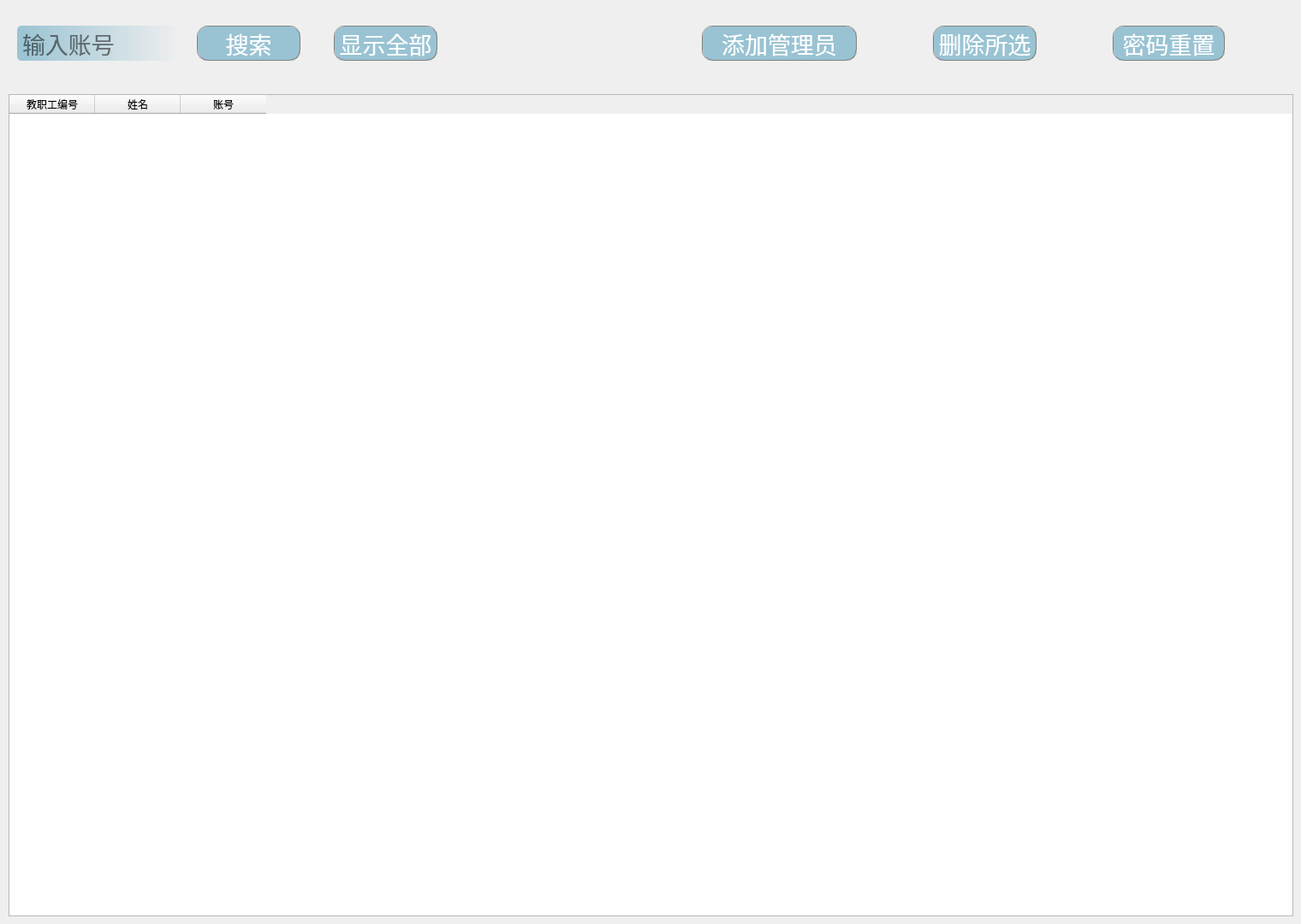
<?xml version="1.0" encoding="UTF-8"?>
<ui version="4.0">
 <class>AdminM</class>
 <widget class="QWidget" name="AdminM">
  <property name="geometry">
   <rect>
    <x>0</x>
    <y>0</y>
    <width>1520</width>
    <height>1080</height>
   </rect>
  </property>
  <property name="windowTitle">
   <string>Form</string>
  </property>
  <widget class="QTableWidget" name="tableWidget">
   <property name="geometry">
    <rect>
     <x>10</x>
     <y>110</y>
     <width>1501</width>
     <height>961</height>
    </rect>
   </property>
   <property name="contextMenuPolicy">
    <enum>Qt::DefaultContextMenu</enum>
   </property>
   <column>
    <property name="text">
     <string>教职工编号</string>
    </property>
   </column>
   <column>
    <property name="text">
     <string>姓名</string>
    </property>
   </column>
   <column>
    <property name="text">
     <string>账号</string>
    </property>
   </column>
  </widget>
  <widget class="QLineEdit" name="searchle">
   <property name="geometry">
    <rect>
     <x>20</x>
     <y>30</y>
     <width>191</width>
     <height>41</height>
    </rect>
   </property>
   <property name="font">
    <font>
     <family>微软雅黑 Light</family>
     <pointsize>20</pointsize>
    </font>
   </property>
   <property name="acceptDrops">
    <bool>false</bool>
   </property>
   <property name="styleSheet">
    <string notr="true">border-radius:5px;
padding:2px 4px;
background-color: qlineargradient(spread:pad, x1:0, y1:0, x2:1, y2:0, stop:0 rgba(153,195,211,255), stop:1 rgba(152,195,212, 0));</string>
   </property>
   <property name="maxLength">
    <number>16</number>
   </property>
   <property name="placeholderText">
    <string>输入账号</string>
   </property>
   <property name="clearButtonEnabled">
    <bool>true</bool>
   </property>
  </widget>
  <widget class="QPushButton" name="button_all">
   <property name="geometry">
    <rect>
     <x>390</x>
     <y>30</y>
     <width>121</width>
     <height>41</height>
    </rect>
   </property>
   <property name="font">
    <font>
     <family>微软雅黑 Light</family>
     <pointsize>20</pointsize>
     <weight>50</weight>
     <bold>false</bold>
    </font>
   </property>
   <property name="styleSheet">
    <string notr="true">QPushButton{
border:1px groove gray;
border-radius:12px;
padding:2px 4px;
color: rgb(255, 255, 255);
background-color: rgba(153,195,211,255);
}
 
QPushButton:hover{
border:1px groove gray;
border-radius:12px;
padding:2px 4px;
color:  rgba(153,195,211,160);
background-color: rgba(153,195,211,180);
}
QPushButto:pressed{
border:1px groove gray;
border-radius:12px;
padding:2px 4px;
color: rgb(255, 255, 255);
background-color: rgba(153,195,211,100);
padding-left:6px;
padding-top:6px;
}</string>
   </property>
   <property name="text">
    <string>显示全部</string>
   </property>
  </widget>
  <widget class="QPushButton" name="button_search">
   <property name="geometry">
    <rect>
     <x>230</x>
     <y>30</y>
     <width>121</width>
     <height>41</height>
    </rect>
   </property>
   <property name="font">
    <font>
     <family>微软雅黑 Light</family>
     <pointsize>20</pointsize>
     <weight>50</weight>
     <bold>false</bold>
    </font>
   </property>
   <property name="styleSheet">
    <string notr="true">QPushButton{
border:1px groove gray;
border-radius:12px;
padding:2px 4px;
color: rgb(255, 255, 255);
background-color: rgba(153,195,211,255);
}
 
QPushButton:hover{
border:1px groove gray;
border-radius:12px;
padding:2px 4px;
color:  rgba(153,195,211,160);
background-color: rgba(153,195,211,180);
}
QPushButto:pressed{
border:1px groove gray;
border-radius:12px;
padding:2px 4px;
color: rgb(255, 255, 255);
background-color: rgba(153,195,211,100);
padding-left:6px;
padding-top:6px;
}</string>
   </property>
   <property name="text">
    <string>搜索</string>
   </property>
  </widget>
  <widget class="QPushButton" name="button_add">
   <property name="geometry">
    <rect>
     <x>820</x>
     <y>30</y>
     <width>181</width>
     <height>41</height>
    </rect>
   </property>
   <property name="font">
    <font>
     <family>微软雅黑 Light</family>
     <pointsize>20</pointsize>
     <weight>50</weight>
     <bold>false</bold>
    </font>
   </property>
   <property name="styleSheet">
    <string notr="true">QPushButton{
border:1px groove gray;
border-radius:12px;
padding:2px 4px;
color: rgb(255, 255, 255);
background-color: rgba(153,195,211,255);
}
 
QPushButton:hover{
border:1px groove gray;
border-radius:12px;
padding:2px 4px;
color:  rgba(153,195,211,160);
background-color: rgba(153,195,211,180);
}
QPushButto:pressed{
border:1px groove gray;
border-radius:12px;
padding:2px 4px;
color: rgb(255, 255, 255);
background-color: rgba(153,195,211,100);
padding-left:6px;
padding-top:6px;
}</string>
   </property>
   <property name="text">
    <string>添加管理员</string>
   </property>
  </widget>
  <widget class="QPushButton" name="button_delete">
   <property name="geometry">
    <rect>
     <x>1090</x>
     <y>30</y>
     <width>121</width>
     <height>41</height>
    </rect>
   </property>
   <property name="font">
    <font>
     <family>微软雅黑 Light</family>
     <pointsize>20</pointsize>
     <weight>50</weight>
     <bold>false</bold>
    </font>
   </property>
   <property name="styleSheet">
    <string notr="true">QPushButton{
border:1px groove gray;
border-radius:12px;
padding:2px 4px;
color: rgb(255, 255, 255);
background-color: rgba(153,195,211,255);
}
 
QPushButton:hover{
border:1px groove gray;
border-radius:12px;
padding:2px 4px;
color:  rgba(153,195,211,160);
background-color: rgba(153,195,211,180);
}
QPushButto:pressed{
border:1px groove gray;
border-radius:12px;
padding:2px 4px;
color: rgb(255, 255, 255);
background-color: rgba(153,195,211,100);
padding-left:6px;
padding-top:6px;
}</string>
   </property>
   <property name="text">
    <string>删除所选</string>
   </property>
  </widget>
  <widget class="QPushButton" name="button_setpas">
   <property name="geometry">
    <rect>
     <x>1300</x>
     <y>30</y>
     <width>131</width>
     <height>41</height>
    </rect>
   </property>
   <property name="font">
    <font>
     <family>微软雅黑 Light</family>
     <pointsize>20</pointsize>
     <weight>50</weight>
     <bold>false</bold>
    </font>
   </property>
   <property name="styleSheet">
    <string notr="true">QPushButton{
border:1px groove gray;
border-radius:12px;
padding:2px 4px;
color: rgb(255, 255, 255);
background-color: rgba(153,195,211,255);
}
 
QPushButton:hover{
border:1px groove gray;
border-radius:12px;
padding:2px 4px;
color:  rgba(153,195,211,160);
background-color: rgba(153,195,211,180);
}
QPushButto:pressed{
border:1px groove gray;
border-radius:12px;
padding:2px 4px;
color: rgb(255, 255, 255);
background-color: rgba(153,195,211,100);
padding-left:6px;
padding-top:6px;
}</string>
   </property>
   <property name="text">
    <string>密码重置</string>
   </property>
  </widget>
 </widget>
 <resources/>
 <connections/>
</ui>
